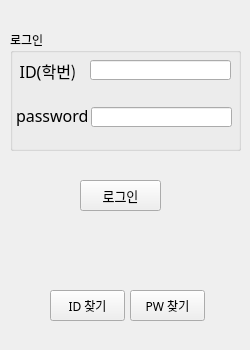
<?xml version="1.0" encoding="UTF-8"?>
<ui version="4.0">
 <class>widget</class>
 <widget class="QWidget" name="widget">
  <property name="geometry">
   <rect>
    <x>0</x>
    <y>0</y>
    <width>250</width>
    <height>350</height>
   </rect>
  </property>
  <property name="minimumSize">
   <size>
    <width>250</width>
    <height>350</height>
   </size>
  </property>
  <property name="maximumSize">
   <size>
    <width>250</width>
    <height>350</height>
   </size>
  </property>
  <property name="font">
   <font>
    <family>나눔고딕</family>
   </font>
  </property>
  <property name="windowTitle">
   <string>로그인</string>
  </property>
  <widget class="QGroupBox" name="groupBox">
   <property name="geometry">
    <rect>
     <x>10</x>
     <y>30</y>
     <width>231</width>
     <height>121</height>
    </rect>
   </property>
   <property name="sizePolicy">
    <sizepolicy hsizetype="Preferred" vsizetype="Preferred">
     <horstretch>0</horstretch>
     <verstretch>0</verstretch>
    </sizepolicy>
   </property>
   <property name="minimumSize">
    <size>
     <width>0</width>
     <height>0</height>
    </size>
   </property>
   <property name="maximumSize">
    <size>
     <width>10000</width>
     <height>1000000</height>
    </size>
   </property>
   <property name="title">
    <string>로그인</string>
   </property>
   <widget class="QLabel" name="label_2">
    <property name="geometry">
     <rect>
      <x>6</x>
      <y>70</y>
      <width>91</width>
      <height>31</height>
     </rect>
    </property>
    <property name="font">
     <font>
      <family>나눔고딕</family>
      <pointsize>12</pointsize>
     </font>
    </property>
    <property name="text">
     <string>password</string>
    </property>
   </widget>
   <widget class="QLabel" name="label">
    <property name="geometry">
     <rect>
      <x>10</x>
      <y>30</y>
      <width>56</width>
      <height>21</height>
     </rect>
    </property>
    <property name="font">
     <font>
      <family>나눔고딕</family>
      <pointsize>12</pointsize>
     </font>
    </property>
    <property name="text">
     <string>ID(학번)</string>
    </property>
    <property name="alignment">
     <set>Qt::AlignCenter</set>
    </property>
   </widget>
   <widget class="QLineEdit" name="lblID">
    <property name="geometry">
     <rect>
      <x>80</x>
      <y>30</y>
      <width>141</width>
      <height>20</height>
     </rect>
    </property>
   </widget>
   <widget class="QLineEdit" name="lblPW">
    <property name="geometry">
     <rect>
      <x>81</x>
      <y>77</y>
      <width>141</width>
      <height>20</height>
     </rect>
    </property>
   </widget>
  </widget>
  <widget class="QPushButton" name="btnlogin">
   <property name="geometry">
    <rect>
     <x>80</x>
     <y>180</y>
     <width>81</width>
     <height>31</height>
    </rect>
   </property>
   <property name="font">
    <font>
     <family>나눔고딕</family>
     <pointsize>10</pointsize>
    </font>
   </property>
   <property name="text">
    <string>로그인</string>
   </property>
  </widget>
  <widget class="QPushButton" name="btnID">
   <property name="geometry">
    <rect>
     <x>50</x>
     <y>290</y>
     <width>75</width>
     <height>31</height>
    </rect>
   </property>
   <property name="text">
    <string>ID 찾기</string>
   </property>
  </widget>
  <widget class="QPushButton" name="btnPW">
   <property name="geometry">
    <rect>
     <x>130</x>
     <y>290</y>
     <width>75</width>
     <height>31</height>
    </rect>
   </property>
   <property name="text">
    <string>PW 찾기</string>
   </property>
  </widget>
 </widget>
 <resources/>
 <connections/>
</ui>
